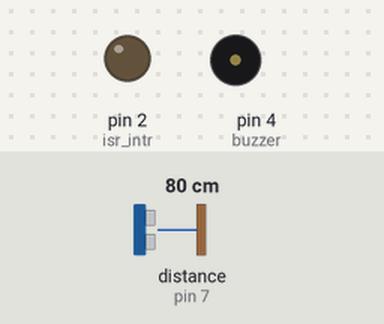
The sketch below on a simulated Arduino Uno, built with avr-gcc and run on an emulated ATmega328P. Shown: output pins drawn as LEDs (lit = HIGH), buzzer (waves = sounding, pin HIGH). Wiring (inferred from the names in the program): ultrasonic range finder: trigger pin 6; echo pin 7. Inputs (shaded band) come from the test bench; at power-on: distance to the obstacle (sensor on pin 7) 80 cm. The echo pulse lasts 58.3 µs per cm; pins used as bus, display or sensor lines are not drawn.

Above: at 1.2 s.
1.3 s: distance to the obstacle (sensor on pin 7) set to 34 cm
2.8 s: distance to the obstacle (sensor on pin 7) set to 27 cm
At 2.9 s:
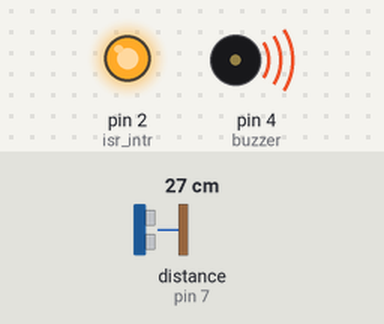
5.8 s: distance to the obstacle (sensor on pin 7) set to 35 cm
At 5.92 s:
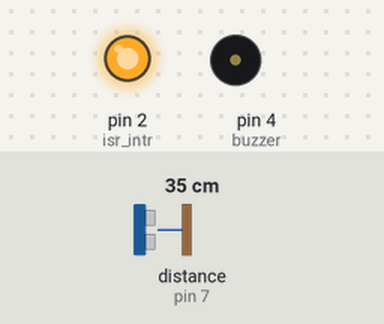
7.5 s: distance to the obstacle (sensor on pin 7) set to 2 cm
At 7.6 s:
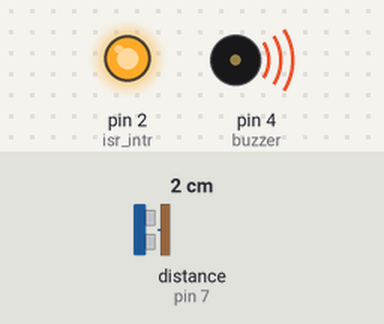
Timing chart, 0 to 11.5 s (numbered marks = the images above; inputs shaded):
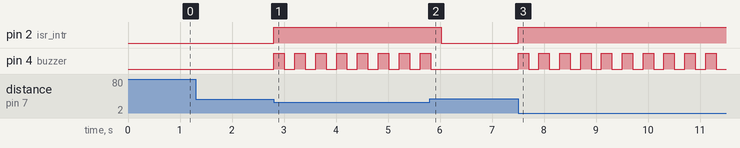

Measured:
- the behaviour switches between 31 and 30 cm on distance to the obstacle (sensor on pin 7) (found by bisection; images 0 and 1)
- after the input at 1.3 s, every drawn part: stays the same
- after the input at 2.8 s, pin 2 (isr_intr): LOW → HIGH at once; pin 4 (buzzer): alternates HIGH for 0.20 s and LOW for 0.20 s, starting at once
- after the input at 5.8 s, pin 2 (isr_intr): HIGH → LOW after 0.22 s; pin 4 (buzzer): goes on until 5.8 s, then stays LOW
- after the input at 7.5 s, pin 2 (isr_intr): LOW → HIGH at once; pin 4 (buzzer): alternates HIGH for 0.20 s and LOW for 0.20 s, starting at once

The sketch:

ultrosonic_nano.ino
```cpp
const int trigPin = 6; // Trigger pin of HC-SR04
const int echoPin = 7; // Echo pin of HC-SR04
int buzzer = 4;
int isr_intr = 2;

void setup() {
  pinMode(buzzer, OUTPUT);
  pinMode(isr_intr, OUTPUT);
  pinMode(trigPin, OUTPUT);
  pinMode(echoPin, INPUT);
  //Serial.begin(9600);
}

void loop() {
  long duration;
  float distance_cm;

  // Send trigger pulse
  digitalWrite(trigPin, LOW);
  delayMicroseconds(2);
  digitalWrite(trigPin, HIGH);
  delayMicroseconds(10);
  digitalWrite(trigPin, LOW);

  // Read echo pulse duration
  duration = pulseIn(echoPin, HIGH);

  // Calculate distance in decimeters
  distance_cm = (duration * 0.034) / 2;

  // Print distance
  /*Serial.print("Distance: ");
  Serial.print(distance_cm);
  Serial.println(" cm");
*/
  //delay(100); // Small delay between readings
 if(distance_cm < 30){
  digitalWrite(isr_intr,HIGH);
  digitalWrite(buzzer,HIGH);
  delay(200);
   digitalWrite(buzzer,LOW);
  delay(200);

  }else{
    digitalWrite(isr_intr,LOW);
    }
}
```
